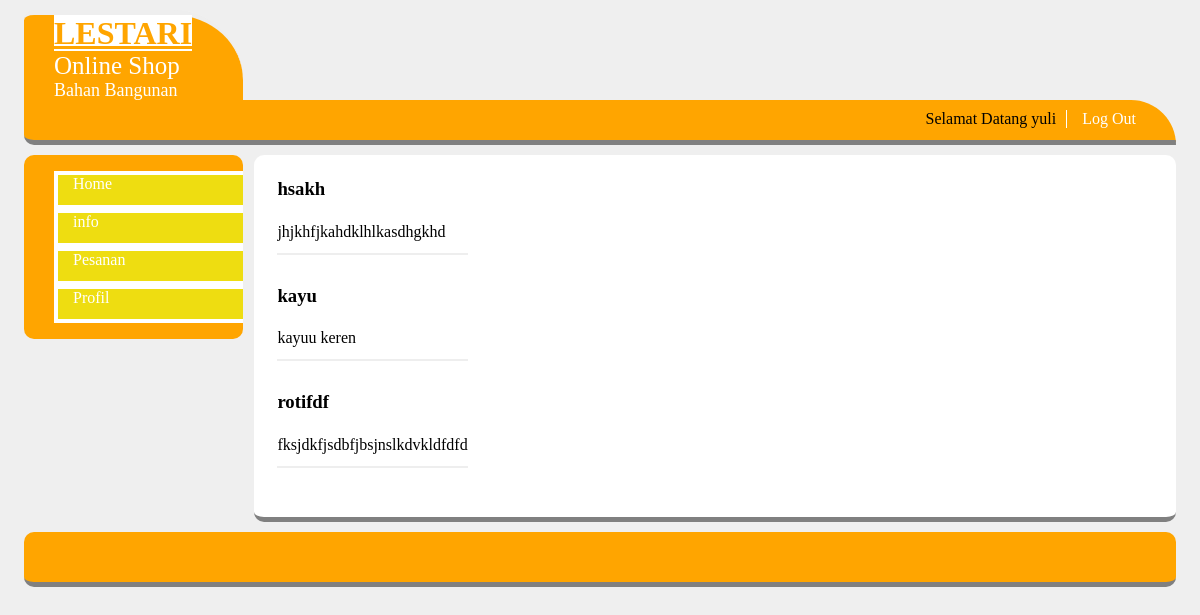
Page /master/member/index.php?module=info (signed in) on the committed database.
### tables this page shows
CREATE TABLE IF NOT EXISTS `tb_user` (
  `USERNAME` varchar(50) NOT NULL,
  `PASSWORD` varchar(100) DEFAULT NULL,
  `NAMA` varchar(30) DEFAULT NULL,
  `TMP_LAHIR` varchar(30) DEFAULT NULL,
  `TGL_LAHIR` date DEFAULT NULL,
  `JK` char(1) DEFAULT NULL,
  `ALAMAT` varchar(50) DEFAULT NULL,
  `KOTA` varchar(20) DEFAULT NULL,
  `LEVEL` varchar(20) DEFAULT NULL
);

CREATE TABLE IF NOT EXISTS `tb_info` (
`ID_INFO` int(11) NOT NULL,
  `JUDUL` varchar(50) DEFAULT NULL,
  `ISI` text
);

### master/member/info.php (the view, shortened to what this page needs)
<?php
	$act =$_GET["act"];
	switch($act){
		default:
		$select=mysql_query("select * from tb_info order by ID_INFO desc");
		?>
		<link type="text/css" rel="stylesheet" href="css/style.css">
			<table>
				<?php
				while ($data=mysql_fetch_array($select)){
				?>
				<tr>
					<td><h3><?php echo $data['JUDUL']?></h3></td>
				</tr>
				<tr>
					<td><?php echo $data['ISI']?></td>
				</tr>
				<tr>
					<td><hr color="#eee"><br></td>
				</tr>
				<?php
				}
				?>
			</table>
			<?php
		break;
	}
?>

### master/nav.php (shortened to what this page needs)
<?php
	$id=$_SESSION ['username'];
	$select_user=mysql_query("select * from tb_user where USERNAME='$id'");
	$data_user=mysql_fetch_array($select_user);
?>
<ul>
	<li>Selamat Datang <?php echo $data_user['NAMA'];?></li>
	<li><a href="../logout.php">Log Out</a></li>
</ul>

### css/style.css (style rules this page uses)
body { background: #efefef; width: 96%; height:auto; margin:auto; }
#menu ul { float:right; list-style:none; margin:15px; font-family:verdana; }
#menu ul li { margin-right:10px; margin-top:-5px; float:left; }
#menu ul li a { display:block; text-decoration:none; font-size:16px; color:white; padding:0 15px; border-left:1px solid white; }
table { padding: 20px; }
a { text-decoration: none; }

### rows in the picture
tb_user: NAMA "yuli"
tb_info: JUDUL "hsakh", ISI "jhjkhfjkahdklhlkasdhgkhd"
tb_info: JUDUL "kayu", ISI "kayuu keren"
tb_info: JUDUL "rotifdf", ISI "fksjdkfjsdbfjbsjnslkdvkldfdfd"
